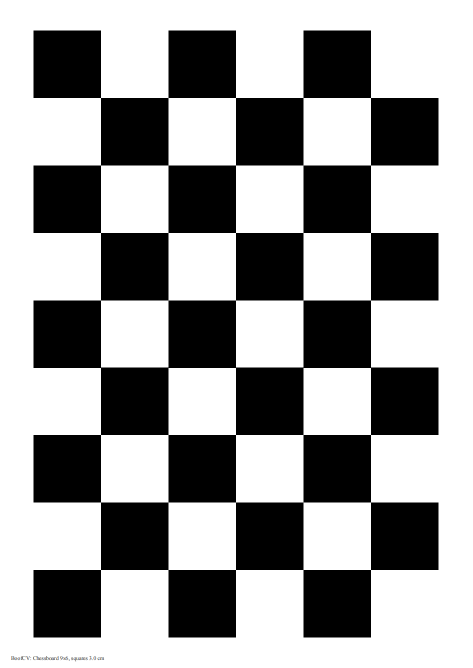
#> input picture chessboard.png, 945 x 1336 px (shown at 1/2 size)
$ python chessboard.py   (older library calls are emulated)
#> lines starting #> are read from the running program, lines starting #| are printed output that depends on the picture
#> further down, img is the input picture: shape (1336, 945, 3); mean B, G, R 155.6, 155.6, 155.6
import cv2
import numpy as np
import os
import random

# 设置路径
chessboard_path = 'chessboard.png'
output_dir = 'output_chess'
raw_dir = os.path.join(output_dir, 'raw')
distorted_dir = os.path.join(output_dir, 'distorted')
os.makedirs(raw_dir, exist_ok=True)
os.makedirs(distorted_dir, exist_ok=True)

# 输出统一尺寸
target_size = (256, 256)

# 保持比例缩放并 padding 到指定大小
def resize_with_padding(img, target_size=(256, 256), pad_color=(0, 0, 0)):
#> called with target_size = (256, 256), pad_color = (0, 0, 0)
    h, w = img.shape[:2]
#> h = 1336; w = 945
    target_w, target_h = target_size

    scale = min(target_w / w, target_h / h)
#> scale = 0.192
    new_w = int(w * scale)
#> new_w = 181
    new_h = int(h * scale)
#> new_h = 256

    resized = cv2.resize(img, (new_w, new_h))
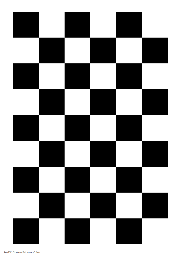
#> resized: shape (256, 181, 3); mean B, G, R 156, 156, 156

    top = (target_h - new_h) // 2
#> top = 0
    bottom = target_h - new_h - top
#> bottom = 0
    left = (target_w - new_w) // 2
#> left = 37
    right = target_w - new_w - left
#> right = 38

    padded = cv2.copyMakeBorder(resized, top, bottom, left, right,
                                borderType=cv2.BORDER_CONSTANT, value=pad_color)
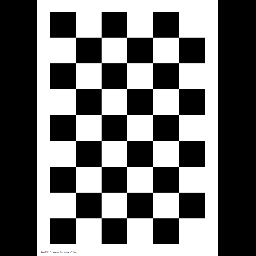
#> padded: shape (256, 256, 3); mean B, G, R 110.3, 110.3, 110.3
    return padded

# 加载并统一处理棋盘格图像
img = cv2.imread(chessboard_path)
if img is None:
    raise FileNotFoundError(f"未找到图像: {chessboard_path}")

img = resize_with_padding(img, target_size=target_size)
h, w = img.shape[:2]
#> h = 256; w = 256

# 相机内参
focal_length = max(w, h) * 0.8
#> focal_length = 204.8
cx, cy = w / 2, h / 2
#> cx = 128; cy = 128
K = np.array([[focal_length, 0, cx],
              [0, focal_length, cy],
              [0, 0, 1]], dtype=np.float32)

# 生成随机畸变参数
def generate_random_distortion():
    distortion_type = random.choice(['barrel', 'pincushion'])
    if distortion_type == 'barrel':
        k1 = random.uniform(-0.23, -0.1)
        k2 = random.uniform(0, 0)
    else:
        k1 = random.uniform(0.1, 0.23)
        k2 = random.uniform(0, 0)
    p1 = random.uniform(0, 0)
    p2 = random.uniform(0, 0)
    k3 = 0.0
    return distortion_type, np.array([k1, k2, p1, p2, k3], dtype=np.float32)

# 生成图像数量
num_images = 1000

for i in range(num_images):
    distortion_type, dist_coeffs = generate_random_distortion()
    new_K, _ = cv2.getOptimalNewCameraMatrix(K, dist_coeffs, (w, h), alpha=0.8)

    map1, map2 = cv2.initUndistortRectifyMap(
        K, dist_coeffs, None, new_K, (w, h), cv2.CV_32FC1
    )
    distorted = cv2.remap(img, map1, map2, interpolation=cv2.INTER_LINEAR, borderMode=cv2.BORDER_REPLICATE)

    # 再次 resize（确保 remap 后仍为标准尺寸）
    img_resized = resize_with_padding(img, target_size)
    distorted_resized = resize_with_padding(distorted, target_size)

    # 保存
    cv2.imwrite(os.path.join(raw_dir, f"{i:04d}.png"), img_resized)
    cv2.imwrite(os.path.join(distorted_dir, f"{i:04d}.png"), distorted_resized)

    if i % 100 == 0:
        print(f"[生成] 第 {i} 张图像完成，畸变类型: {distortion_type}")
#> this loop made 1000 passes
#> pass 1, `distorted = cv2.remap(img, map1, map2, interpolation=cv2.INTER_LINEAR,..`:
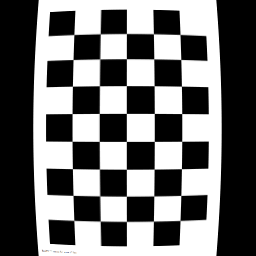
#> distorted: shape (256, 256, 3); mean B, G, R 110.8, 110.8, 110.8
#> pass 2, `distorted = cv2.remap(img, map1, map2, interpolation=cv2.INTER_LINEAR,..`:
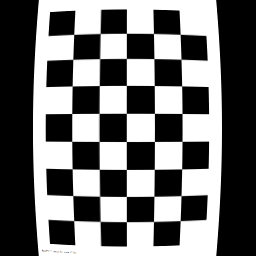
#> distorted: shape (256, 256, 3); mean B, G, R 110.9, 110.9, 110.9
#> pass 3, `distorted = cv2.remap(img, map1, map2, interpolation=cv2.INTER_LINEAR,..`:
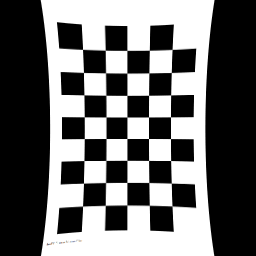
#> distorted: shape (256, 256, 3); mean B, G, R 106.2, 106.2, 106.2
#> after the loop:
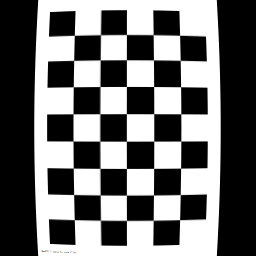
#> distorted: shape (256, 256, 3); mean B, G, R 110.7, 110.7, 110.7

print(f"\n✅ 共生成 {num_images} 对图像，保存于：{output_dir}")
